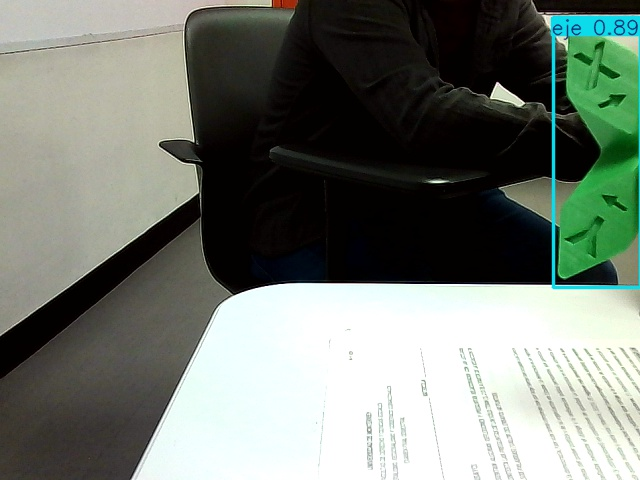
#> input picture 2025-11-27_17-43-47__eje__0.8867884278297424__LabRobotica.jpg, 640 x 480 px, given in place of the camera
$ python 3.py
#> lines starting #> are read from the running program, lines starting #| are printed output that depends on the picture; after the words box and inside, x2 and y2 are one past the last pixel; in counts of white or black regions, pixels touching at a corner belong together
import numpy as np
import cv2
import serial
import time
import matplotlib.pyplot as plt
from datetime import datetime
import subprocess
import os

# parámetros a ajustar
estamosHaciendoPruebas = True  # para que no guarde fotos en drive al hacer pruebas
webcam = cv2.VideoCapture(0)
arduino = serial.Serial('/dev/ttyUSB0', 9600, timeout=1)  # Conexión al Arduino (ajusta si tu puerto es diferente)
time.sleep(2)  # Esperar a que Arduino reinicie
comando = 'e'  # e de 'evasion' o de 'enable' o de 'empecemos' o de 'este pues ya, no?' o de 'eeeeeeeeeeeeeeeeeeeeeeeeeeeeeeeeeeeeeeeeeeeeeeeeeeeeeeeeeeeeeeeeeeee'
arduino.write(comando.encode())  # Envía el comando
print(f"programa principal iniciado")

# auxiliares
prev_color = None  # Variable temporal para guardar el frame anterior
numImgsGuardadas = 0
captured_image = None

# definir dónde guardar imágenes
dirTimestamp = datetime.now().strftime('%Y-%M-%d_%H-%M-%S')
dirTitle = f'exp {dirTimestamp}'
imgDir = os.path.join(os.getcwd(), 'output', f"{dirTitle}")
os.makedirs(imgDir, exist_ok=True)

# creación de límites de colores HSV (no se ocupan recalcular en loop principal)
# Red can wrap around the hue, so we use two ranges
red_lower1 = np.array([0, 120, 70], np.uint8)
red_upper1 = np.array([8, 255, 255], np.uint8)  # ajuste fino
red_lower2 = np.array([170, 120, 70], np.uint8)
red_upper2 = np.array([180, 255, 255], np.uint8)
green_lower = np.array([36, 100, 50], np.uint8)
green_upper = np.array([86, 255, 255], np.uint8)
blue_lower = np.array([100, 150, 100], np.uint8)  # prev: [94, 80, 2]
blue_upper = np.array([130, 255, 255], np.uint8)
white_lower = np.array([0, 0, 210], np.uint8)  # prev: [0, 0, 210]
white_upper = np.array([180, 15, 255], np.uint8)

kernel = np.ones((5, 5), "uint8")
rIt = 8
gIt = 13
bIt = 4
wIt = 5

while True:
    timestamp = datetime.now().strftime("%Y-%m-%d_%H-%M-%S")
    _, imageFrame = webcam.read()
#> imageFrame is the input picture: shape (480, 640, 3); mean B, G, R 115.7, 124.4, 117.1

    # Convert to HSV color space
    hsvFrame = cv2.cvtColor(imageFrame, cv2.COLOR_BGR2HSV)
#> hsvFrame: shape (480, 640, 3); mean H, S, V 38.8, 86, 126.1

    # crear máscaras binarias con el frame
    red_mask1 = cv2.inRange(hsvFrame, red_lower1, red_upper1)
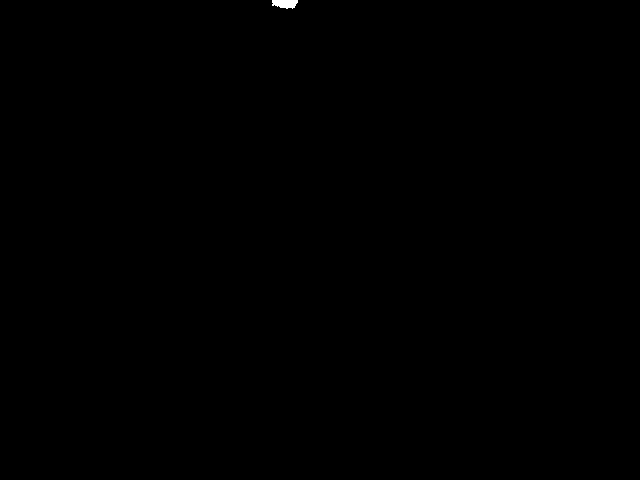
#> red_mask1: shape (480, 640); 0.06% white; 1 white region, box (x1, y1, x2, y2) and area: (272, 0, 298, 9) 184
    red_mask2 = cv2.inRange(hsvFrame, red_lower2, red_upper2)
#> red_mask2: shape (480, 640); every value is 0
    red_mask = cv2.addWeighted(red_mask1, 1.0, red_mask2, 1.0, 0.0)
    green_mask = cv2.inRange(hsvFrame, green_lower, green_upper)
#> green_mask: shape (480, 640); 4.8% white; 19 white regions (17 under 20 px), largest, box (x1, y1, x2, y2) and area: (557, 36, 640, 280) 14638, (551, 198, 552, 221) 23
    blue_mask = cv2.inRange(hsvFrame, blue_lower, blue_upper)
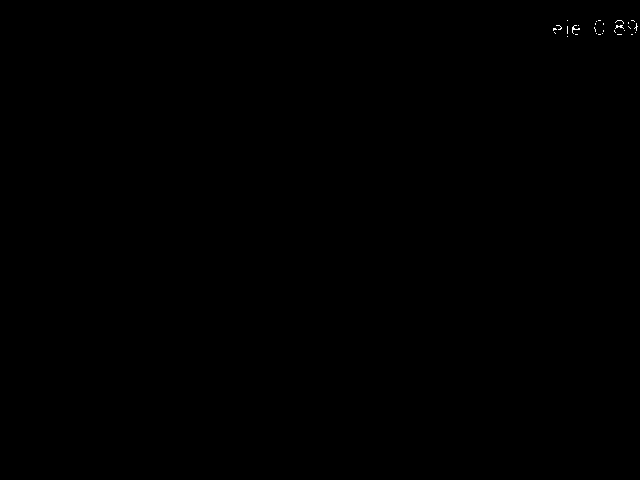
#> blue_mask: shape (480, 640); 0.04% white in thin lines or dots, all inside (x1, y1, x2, y2) = (553, 20, 638, 37)
    white_mask = cv2.inRange(hsvFrame, white_lower, white_upper)
#> white_mask: shape (480, 640); 22.3% white; 203 white regions (189 under 20 px), largest, box (x1, y1, x2, y2) and area: (132, 284, 640, 480) 67232, (608, 340, 640, 383) 239, (621, 342, 638, 364) 82

    # Morphological Transform (apertura y dilatación)
    red_mask = cv2.morphologyEx(red_mask, cv2.MORPH_OPEN, kernel)
#> red_mask: shape (480, 640); 0.06% white; 1 white region, box (x1, y1, x2, y2) and area: (272, 0, 298, 8) 177
    red_mask = cv2.morphologyEx(red_mask, cv2.MORPH_CLOSE, kernel, iterations=rIt)
    green_mask = cv2.morphologyEx(green_mask, cv2.MORPH_OPEN, kernel)
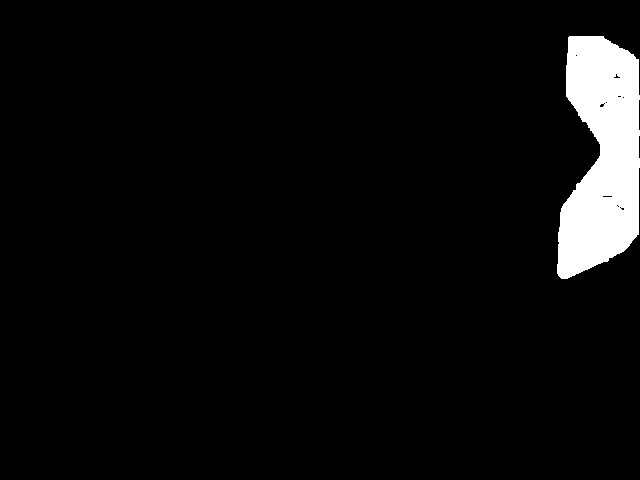
#> green_mask: shape (480, 640); 4.7% white; 1 white region, box (x1, y1, x2, y2) and area: (557, 36, 640, 279) 14509
    green_mask = cv2.morphologyEx(green_mask, cv2.MORPH_CLOSE, kernel, iterations=gIt)
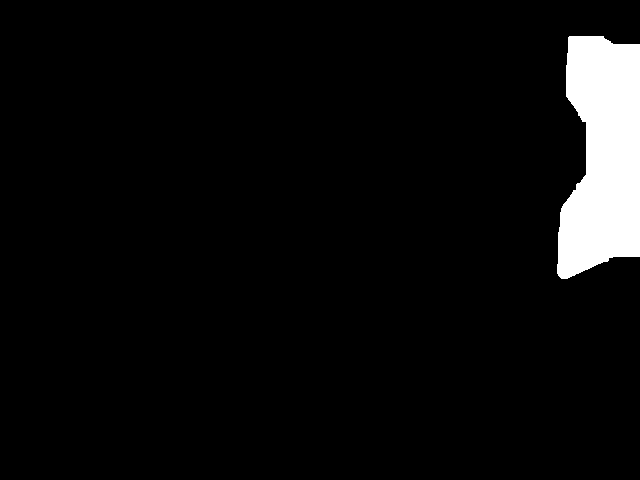
#> green_mask: shape (480, 640); 5.1% white; 1 white region, box (x1, y1, x2, y2) and area: (557, 36, 640, 279) 15603
    blue_mask = cv2.morphologyEx(blue_mask, cv2.MORPH_OPEN, kernel)
    blue_mask = cv2.morphologyEx(blue_mask, cv2.MORPH_CLOSE, kernel, iterations=bIt)
    white_mask = cv2.morphologyEx(white_mask, cv2.MORPH_OPEN, kernel)
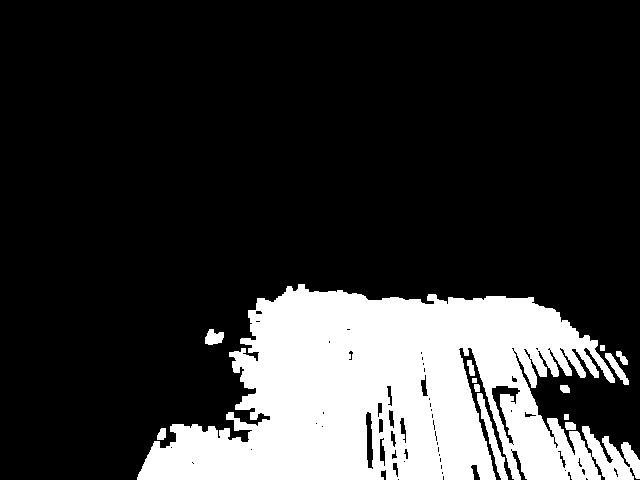
#> white_mask: shape (480, 640); 20.6% white; 13 white regions, largest, box (x1, y1, x2, y2) and area: (137, 284, 640, 480) 61635, (477, 393, 508, 480) 635, (605, 353, 629, 385) 243
    white_mask = cv2.morphologyEx(white_mask, cv2.MORPH_CLOSE, kernel, iterations=wIt)
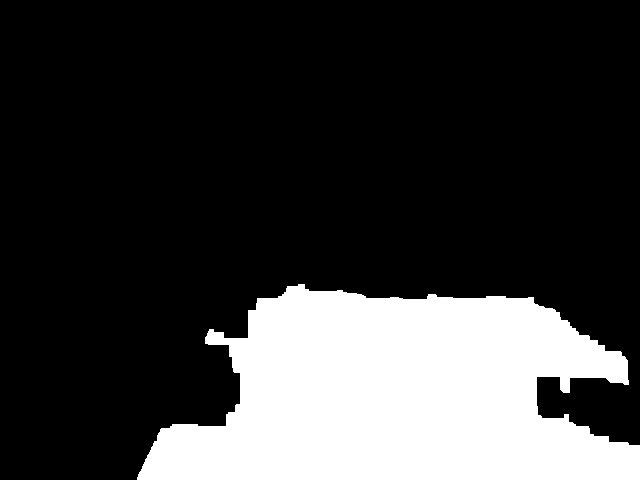
#> white_mask: shape (480, 640); 22.7% white; 1 white region, box (x1, y1, x2, y2) and area: (137, 284, 640, 480) 69773

    # Store contours and their metadata
    max_area = 1000  # Minimum area threshold
    max_contour = None
    max_color = None
    max_color_name = None
    max_bounding_rect = None

    # Process contours for each color
    color_masks = [
        (red_mask, "rojo", (0, 0, 255)),   # atras
        (green_mask, "verde", (0, 255, 0)),  # derecha
        (blue_mask, "azul", (255, 0, 0)),    # izquierda
        (white_mask, "blanco", (255, 255, 255))  # adelante
    ]
    comando = '5'  # Default command for no color detected

    for mask, color_name, color_bgr in color_masks:
        contours, _ = cv2.findContours(mask, cv2.RETR_TREE, cv2.CHAIN_APPROX_SIMPLE)
        for contour in contours:
            area = cv2.contourArea(contour)
            if area > max_area:
                max_area = area
                max_contour = contour
                max_color = color_bgr
                max_color_name = color_name
                max_bounding_rect = cv2.boundingRect(contour)
                if max_color_name == "rojo":
                    comando = '2'
                elif max_color_name == "verde":
                    comando = '3'
                elif max_color_name == "blanco":
                    comando = '1'
                elif max_color_name == "azul":
                    comando = '4'
                else:
                    comando = '5'
#> this loop made 4 passes
#> (color_name, color_bgr) on passes 1 to 4: ('rojo', (0, 0, 255)), ('verde', (0, 255, 0)), ('azul', (255, 0, 0)), ('blanco', (255, 255, 255))
#> after the loop, comando = '1'; max_area = 68963; max_bounding_rect = (137, 284, 503, 196); max_color = (255, 255, 255); max_color_name = 'blanco'; max_contour = contour of 260 points, box (x1, y1, x2, y2) (137, 284, 640, 480), area 68963

    # Draw only the largest contour, if found
    rectFrame = imageFrame.copy()
    if max_contour is not None:
        x, y, w, h = max_bounding_rect
#> x = 137; y = 284; w = 503; h = 196
        rectFrame = cv2.rectangle(rectFrame, (x, y), (x + w, y + h), max_color, 2)
        cv2.putText(rectFrame, max_color_name, (x, y), cv2.FONT_HERSHEY_SIMPLEX, 1.0, max_color, 2)
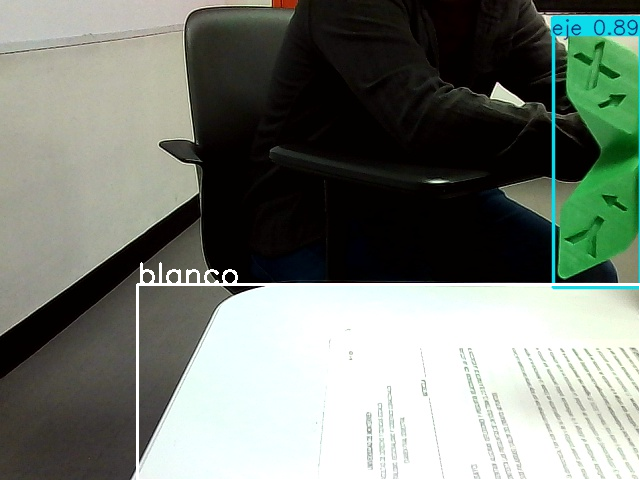
#> rectFrame: shape (480, 640, 3); mean B, G, R 117, 125.7, 118.5

    arduino.write(comando.encode())  # Envía el comando
    print("Arduino:", max_color_name)
#| Arduino: blanco

    if prev_color is not max_color_name and max_color_name is not None and estamosHaciendoPruebas is False:
        print("Color diferente detectado!")

        # Aquí puedes hacer lo que quieras (ej: guardar imagen, mandar señal, etc.)
        filename = f"{max_color_name}_{timestamp}.jpg"
        cv2.imwrite(filename, imageFrame)

        subprocess.Popen(["rclone", "copy", filename, "vc:/imgs_colores/"])
        print("Subido a Drive:", filename)

    prev_color = max_color_name
#> prev_color = 'blanco'

    # Mostrar las máscaras finales en ventanas separadas
    cv2.imshow("Original", rectFrame)
    """cv2.imshow("Mascara Rojo", red_mask)
    cv2.imshow("Mascara Verde", green_mask)
    cv2.imshow("Mascara Azul", blue_mask)
    cv2.imshow("Mascara Blanco", white_mask)"""

    key = cv2.waitKey(1) & 0xFF
#> (key q is pressed here)
    if key == ord('q'):
        # Enviar comando de parada y volver al modo inactivo
        arduino.write(b'x')  # 'x' = detener y desactivar evasión
        print("Programa detenido. Señal enviada al Arduino.")
        time.sleep(1)  # breve pausa para asegurar envío

        if len(os.listdir(imgDir)) == 0:
            os.rmdir(imgDir)  # eliminar carpeta si está vacía
        webcam.release()
        cv2.destroyAllWindows()
        break

    elif key == ord('t'):
        # Generar canales histograma
        captured_image = imageFrame.copy()
        processedImage = cv2.cvtColor(captured_image, cv2.COLOR_BGR2HSV_FULL)
        h, s, v = cv2.split(processedImage)
        hHist = cv2.calcHist([h], [0], None, [180], [0, 180])
        sHist = cv2.calcHist([s], [0], None, [256], [0, 256])
        lHist = cv2.calcHist([v], [0], None, [256], [0, 256])

        # Mostrar histograma con matplotlib
        plt.figure('Histograma Matplotlib', figsize=(12, 6))
        plt.plot(hHist, color='black', label='H')
        plt.plot(sHist, color='green', label='S')
        plt.plot(lHist, color='yellow', label='V')
        plt.legend()
        plt.title('Histograma HSV')
        plt.xlabel('Valor de pixel')
        plt.ylabel('Frecuencia')
        plt.xticks(np.arange(0, 256, 10))
        plt.grid()

        # guardar imágenes de frame actual e histograma en carpeta correspondiente
        numImgsGuardadas += 1
        cv2.imwrite(os.path.join(imgDir, f'img-{numImgsGuardadas}.jpg'), captured_image)
        plt.savefig(os.path.join(imgDir, f'hist-hsv-{numImgsGuardadas}.png'))

        # se ocupa hacer todo ANTES del plt.show()
        plt.show()

$ run again, on 2025-11-27_17-43-54__eje__0.8128113150596619__LabRobotica.jpg
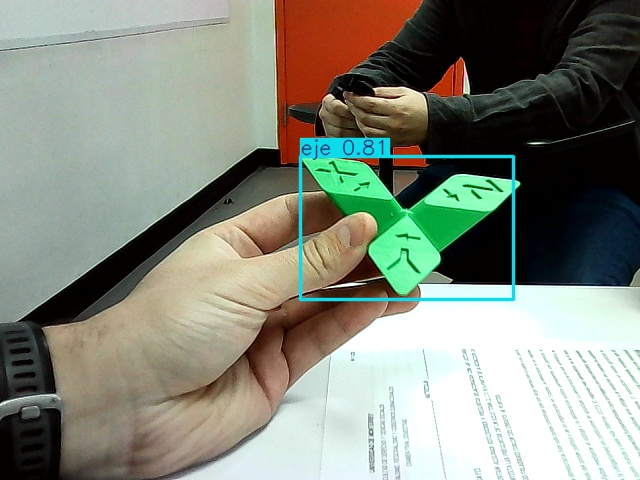
#> input picture 2025-11-27_17-43-54__eje__0.8128113150596619__LabRobotica.jpg, 640 x 480 px, given in place of the camera
#> imageFrame is the input picture: shape (480, 640, 3); mean B, G, R 124.4, 136.9, 132.1
#> hsvFrame: shape (480, 640, 3); mean H, S, V 50, 86.9, 146.5
#> `red_mask1 = cv2.inRange(hsvFrame, red_lower1, red_upper1)`:
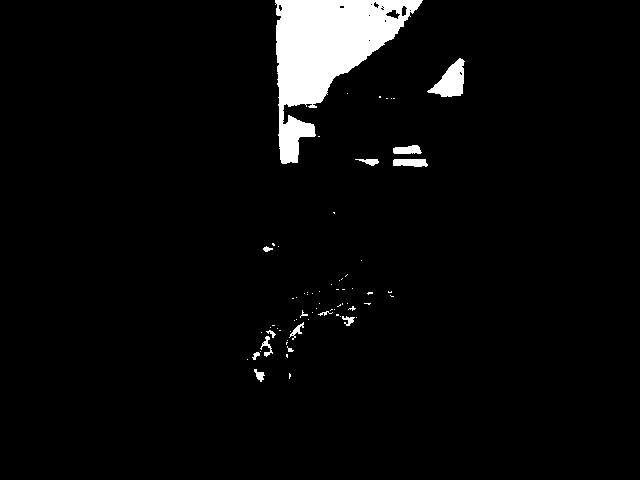
#> red_mask1: shape (480, 640); 4.2% white; 70 white regions (55 under 20 px), largest, box (x1, y1, x2, y2) and area: (275, 0, 423, 164) 10893, (427, 58, 465, 97) 791, (393, 159, 428, 167) 243
#> red_mask2: shape (480, 640); every value is 0
#> blue_mask: shape (480, 640); 0.04% white in thin lines or dots, all inside (x1, y1, x2, y2) = (302, 140, 383, 157)
#> the loop `for mask, color_name, color_bgr in color_masks:` made 4 passes
#> (color_name, color_bgr) on passes 1 to 4: ('rojo', (0, 0, 255)), ('verde', (0, 255, 0)), ('azul', (255, 0, 0)), ('blanco', (255, 255, 255))
#> after the loop `for mask, color_name, color_bgr in color_masks:`: comando = '1'; max_area = 37105.5; max_bounding_rect = (344, 303, 296, 177); max_color = (255, 255, 255); max_color_name = 'blanco'; max_contour = contour of 150 points, box (x1, y1, x2, y2) (344, 303, 640, 480), area 37106
#> x = 344; y = 303; w = 296; h = 177
#> `cv2.putText(rectFrame, max_color_name, (x, y), cv2.FONT_HERSHEY_SIMPLE..`:
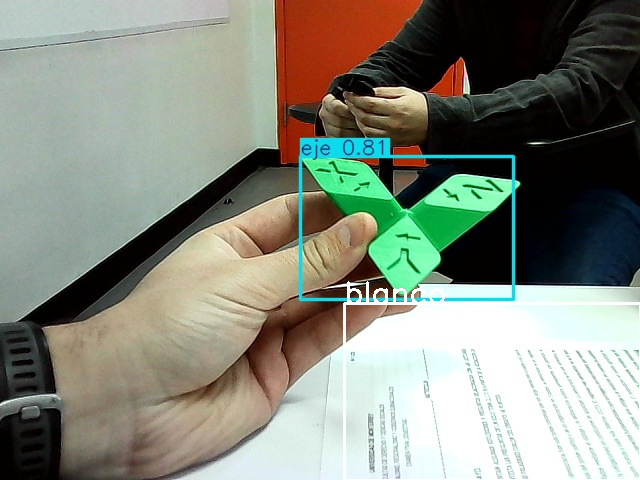
#> rectFrame: shape (480, 640, 3); mean B, G, R 124.9, 137.3, 132.7
#| Arduino: blanco
#> prev_color = 'blanco'

$ run again, on 2025-11-27_17-44-49__eje__0.9517622590065002__LabRobotica.jpg
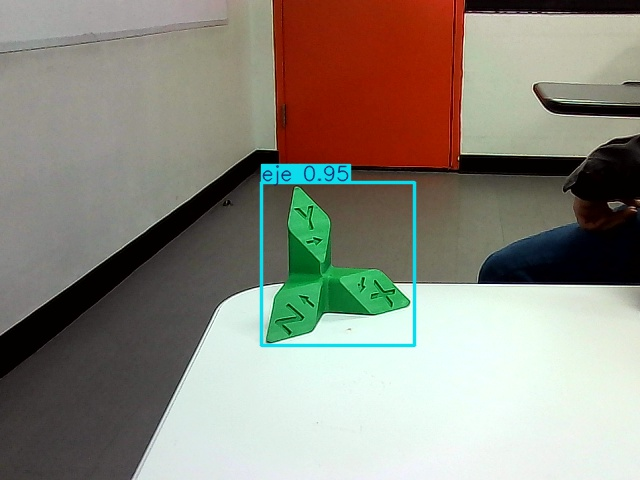
#> input picture 2025-11-27_17-44-49__eje__0.9517622590065002__LabRobotica.jpg, 640 x 480 px, given in place of the camera
#> imageFrame is the input picture: shape (480, 640, 3); mean B, G, R 126.1, 137.5, 140.7
#> hsvFrame: shape (480, 640, 3); mean H, S, V 43.8, 71.2, 151.4
#> `red_mask1 = cv2.inRange(hsvFrame, red_lower1, red_upper1)`:
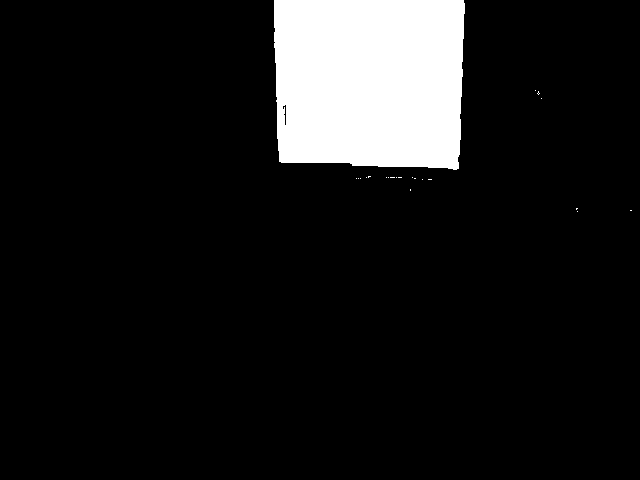
#> red_mask1: shape (480, 640); 10% white; 22 white regions (21 under 20 px), largest, box (x1, y1, x2, y2) and area: (274, 0, 465, 170) 30760
#> red_mask2: shape (480, 640); 0% white in thin lines or dots, all inside (x1, y1, x2, y2) = (280, 162, 281, 163)
#> the loop `for mask, color_name, color_bgr in color_masks:` made 4 passes
#> (color_name, color_bgr) on passes 1 to 4: ('rojo', (0, 0, 255)), ('verde', (0, 255, 0)), ('azul', (255, 0, 0)), ('blanco', (255, 255, 255))
#> after the loop `for mask, color_name, color_bgr in color_masks:`: comando = '1'; max_area = 40902; max_bounding_rect = (138, 288, 502, 192); max_color = (255, 255, 255); max_color_name = 'blanco'; max_contour = contour of 205 points, box (x1, y1, x2, y2) (138, 288, 640, 480), area 40902
#> x = 138; y = 288; w = 502; h = 192
#> `cv2.putText(rectFrame, max_color_name, (x, y), cv2.FONT_HERSHEY_SIMPLE..`:
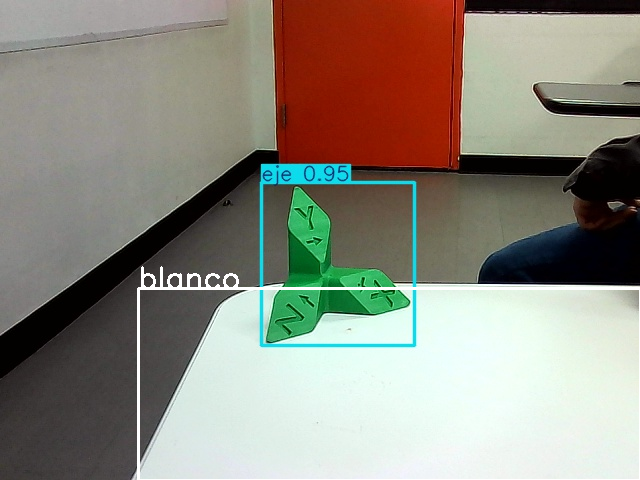
#> rectFrame: shape (480, 640, 3); mean B, G, R 127.4, 138.6, 142
#| Arduino: blanco
#> prev_color = 'blanco'
